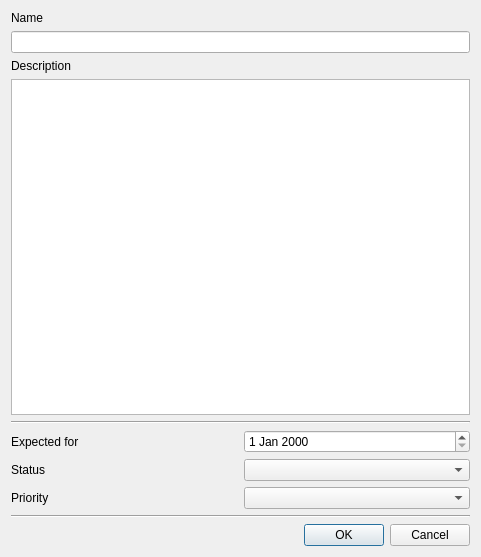
<?xml version="1.0" encoding="UTF-8"?>
<ui version="4.0">
 <class>TaskDialog</class>
 <widget class="QDialog" name="TaskDialog">
  <property name="windowModality">
   <enum>Qt::WindowModal</enum>
  </property>
  <property name="geometry">
   <rect>
    <x>0</x>
    <y>0</y>
    <width>481</width>
    <height>557</height>
   </rect>
  </property>
  <property name="minimumSize">
   <size>
    <width>481</width>
    <height>557</height>
   </size>
  </property>
  <property name="windowTitle">
   <string>Dialog</string>
  </property>
  <property name="modal">
   <bool>true</bool>
  </property>
  <layout class="QGridLayout" name="gridLayout">
   <item row="0" column="0">
    <layout class="QVBoxLayout" name="verticalLayout_2">
     <item>
      <widget class="QLabel" name="label">
       <property name="text">
        <string>Name</string>
       </property>
       <property name="alignment">
        <set>Qt::AlignLeading|Qt::AlignLeft|Qt::AlignTop</set>
       </property>
      </widget>
     </item>
     <item>
      <widget class="QLineEdit" name="nameEdit"/>
     </item>
     <item>
      <widget class="QLabel" name="label_2">
       <property name="text">
        <string>Description</string>
       </property>
      </widget>
     </item>
     <item>
      <widget class="QTextEdit" name="descriptionEdit"/>
     </item>
     <item>
      <widget class="Line" name="line_2">
       <property name="orientation">
        <enum>Qt::Horizontal</enum>
       </property>
      </widget>
     </item>
     <item>
      <layout class="QHBoxLayout" name="horizontalLayout_3">
       <item>
        <widget class="QLabel" name="label_5">
         <property name="text">
          <string>Expected for</string>
         </property>
        </widget>
       </item>
       <item>
        <widget class="QDateEdit" name="expectedForEdit"/>
       </item>
      </layout>
     </item>
     <item>
      <layout class="QHBoxLayout" name="horizontalLayout">
       <item>
        <widget class="QLabel" name="label_3">
         <property name="text">
          <string>Status</string>
         </property>
        </widget>
       </item>
       <item>
        <widget class="QComboBox" name="statusCombo"/>
       </item>
      </layout>
     </item>
     <item>
      <layout class="QHBoxLayout" name="horizontalLayout_2">
       <item>
        <widget class="QLabel" name="label_4">
         <property name="text">
          <string>Priority</string>
         </property>
        </widget>
       </item>
       <item>
        <widget class="QComboBox" name="priorityCombo"/>
       </item>
      </layout>
     </item>
     <item>
      <widget class="Line" name="line">
       <property name="orientation">
        <enum>Qt::Horizontal</enum>
       </property>
      </widget>
     </item>
    </layout>
   </item>
   <item row="1" column="0">
    <widget class="QDialogButtonBox" name="buttonBox">
     <property name="orientation">
      <enum>Qt::Horizontal</enum>
     </property>
     <property name="standardButtons">
      <set>QDialogButtonBox::Cancel|QDialogButtonBox::Ok</set>
     </property>
    </widget>
   </item>
  </layout>
 </widget>
 <resources/>
 <connections>
  <connection>
   <sender>buttonBox</sender>
   <signal>accepted()</signal>
   <receiver>TaskDialog</receiver>
   <slot>accept()</slot>
   <hints>
    <hint type="sourcelabel">
     <x>248</x>
     <y>254</y>
    </hint>
    <hint type="destinationlabel">
     <x>157</x>
     <y>274</y>
    </hint>
   </hints>
  </connection>
  <connection>
   <sender>buttonBox</sender>
   <signal>rejected()</signal>
   <receiver>TaskDialog</receiver>
   <slot>reject()</slot>
   <hints>
    <hint type="sourcelabel">
     <x>316</x>
     <y>260</y>
    </hint>
    <hint type="destinationlabel">
     <x>286</x>
     <y>274</y>
    </hint>
   </hints>
  </connection>
 </connections>
</ui>
